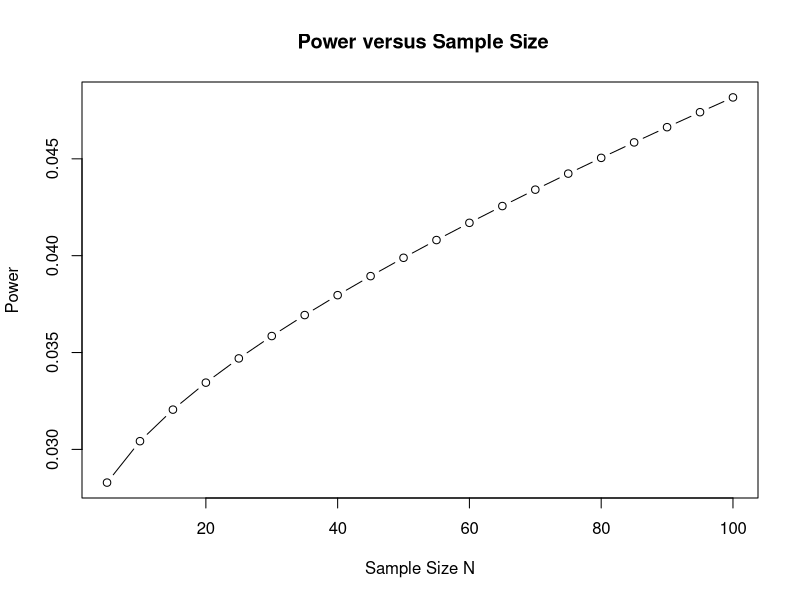
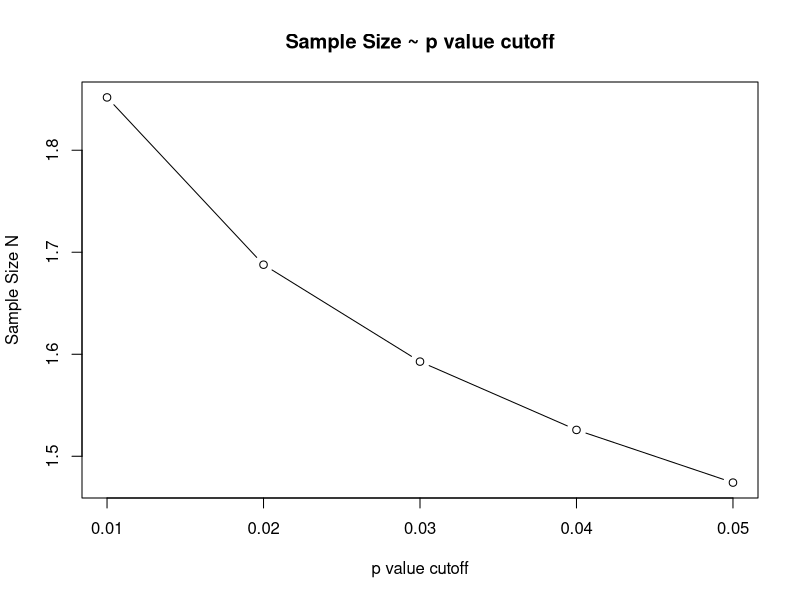
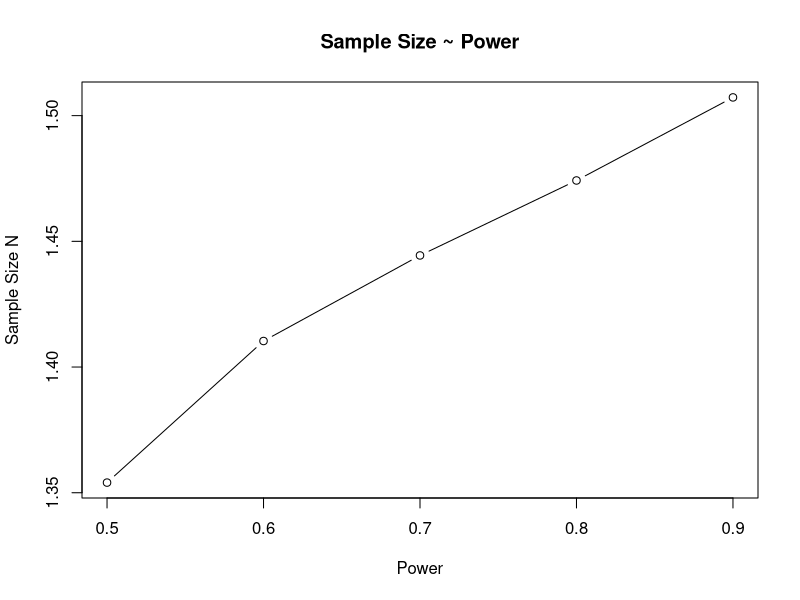

These charts were generated, in order, by the following R code:
## ---- chunk 1
knitr::opts_chunk$set(echo = TRUE)
## ---- chunk 2
# Set parameters
population_mean <- 175
population_sd <- 10
milk_effect <- 3
student_sample_size <- 10

# Simulation and t test
p_values <- numeric(100000)

for (i in 1:100000) {
  student <- rnorm(student_sample_size, mean = population_mean + milk_effect, sd = population_sd)
  t_test <- t.test(student, mu = population_mean)
  p_values[i] <- t_test$p.value
}
## ---- chunk 3
# Calculate percentage of simulations with p-value > 0.05
percentage_above_005 <- length(p_values[p_values > 0.05])/length(p_values)
percentage_above_005
## ---- chunk 4
# Power is the complement of Type II error rate
average_above_005 <- mean(p_values > 0.05)
power <- 1 - average_above_005

power
## ---- chunk 5
# Change number of students to 50
new_student_sample_size <- 50

# Repeat simulations
new_p_values <- numeric(100000)

for (i in 1:100000) {
  new_student <- rnorm(new_student_sample_size, mean = population_mean + milk_effect, sd = population_sd)
  new_t_test <- t.test(new_student, mu = population_mean)
  new_p_values[i] <- new_t_test$p.value
}

# Calculate power
new_average_above_005 <- mean(new_p_values > 0.05)
new_power <- 1 - new_average_above_005

new_power
## ---- chunk 6
# Define a sequence of sample sizes
size_values <- seq(5, 100, by = 5)

# Initialize vector to store power values
power_values <- numeric(length(size_values))

# Calculate power for different sample sizes
for (i in seq_along(size_values)) { # Using seq_along () is safer than using 1:length (x) because if x is of length zero, 1:length (x) returns 1:0, which is a sequence of two elements (1 and 0), not an empty sequence.
  power_values[i] <- power.t.test(n = size_values[i], delta = milk_effect/population_sd, sd = population_sd, sig.level = 0.05, type = "one.sample")$power
}
## ---- chunk 7
# Plot power versus sample size
plot(size_values, power_values, type = "b", xlab = "Sample Size N", ylab = "Power", main = " Power versus Sample Size")
## ---- chunk 8
# Set parameters
population_mean_weight <- 130
population_sd_weight <- 30
drug_effect_percentage <- 0.1
drug_effect <- drug_effect_percentage * population_mean_weight

# Function to simulate weight data for placebo and drug groups
weight_simulation <- function(size, effect) {
  placebo_group_weight <- rnorm(size, mean = population_mean_weight, sd = population_sd_weight)
  drug_group_weight <- rnorm(size, mean = population_mean_weight*(1-effect), sd = population_sd_weight)
  return(list(placebo = placebo_group_weight,
              drug = drug_group_weight))
}

# Function to perform t-test and calculate p-value
perform_t_test <- function(placebo, drug) {
  t_result <- t.test(placebo, drug)
  return(t_result$p.value)
}
## ---- chunk 9
replication <- 100000
significant_results <- replicate(replication, {
  weights <- weight_simulation(10, drug_effect_percentage)
  p_value <- perform_t_test(weights$placebo, weights$drug)
  p_value >= 0.05
}) # Stored as boolean variables, which can be computed as 0 or 1

probability_not_significant <- mean(significant_results)
## ---- chunk 10
cat("Probability of not seeing a significant effect:", probability_not_significant, "\n")
## ---- chunk 11
desired_power <- 1 - 0.2
required_sample_size1 <- 1

# Use while-loop to get the sample size 
while (TRUE) {
  drug_power <- power.t.test(n = required_sample_size1, delta = drug_effect, sd = population_sd_weight, sig.level = 0.05, type = "two.sample", alternative = "one.sided")$power
  # Use "one.sided" because the effect of drug is useful only when it can improve the symptom.
  if (drug_power >= desired_power) {
    break
  }
  required_sample_size1 <- required_sample_size1 + 1
}
## ---- chunk 12
required_sample_size2 <- power.t.test(n = NULL, delta = drug_effect, sd = population_sd_weight, sig.level = 0.05, power = 0.8, type = "two.sample", alternative = "one.sided")$n # much more convenient

required_sample_size2 <- ceiling(required_sample_size2)
## ---- chunk 13
required_sample_size1 == required_sample_size2
## ---- chunk 14
cat("Required sample size for power > 0.8:", required_sample_size1, "\n")
## ---- chunk 15
new_required_sample_size1 <- 1

while (TRUE) {
  new_drug_power <- power.t.test(n = new_required_sample_size1, delta = drug_effect, sd = population_sd_weight, sig.level = 0.05, type = "paired", alternative = "one.sided")$power
  # type = "paired" because the different conditions are conducted on the same sample
  if (new_drug_power >= desired_power) {
    break
  }
  new_required_sample_size1 <- new_required_sample_size1 + 1
}
## ---- chunk 16
new_required_sample_size2 <- power.t.test(n = NULL, delta = drug_effect, sd = population_sd_weight, sig.level = 0.05, power = 0.8, type = "paired", alternative = "one.sided")$n

new_required_sample_size2 <- ceiling(new_required_sample_size2)
## ---- chunk 17
cat("Number of volunteers needed for a paired design:", new_required_sample_size1, "\n")
## ---- chunk 18
# Set up independent variables and vectors to store the changed sample size.
p_value_cutoff <- seq(0.01, 0.05, 0.01)
value_of_power <- seq(0.5, 0.9, 0.1) # According to the figure in the instruction
sample_size_N1 <- numeric(length(p_value_cutoff))
sample_size_N2 <- numeric(length(value_of_power))

# Fill the vectors with sample size values.
for (i in seq_along(p_value_cutoff)) {
  sample_size_N1[i] <- power.t.test(n = NULL, delta = drug_effect*population_mean_weight, sd = population_sd_weight, sig.level = p_value_cutoff[i], power = 0.8, type = "paired", alternative = "one.sided")$n
}

for (j in seq_along(value_of_power)) {
  sample_size_N2[j] <- power.t.test(n = NULL, delta = drug_effect*population_mean_weight, sd = population_sd_weight, sig.level = 0.05, power = value_of_power[j], type = "paired", alternative = "one.sided")$n
}
## ---- chunk 19
# Plot the results of needed sample size.
plot(p_value_cutoff, sample_size_N1, type = "b",
     xlab = "p value cutoff", ylab = "Sample Size N", main = "Sample Size ~ p value cutoff")
## ---- chunk 20
plot(value_of_power, sample_size_N2, type = "b",
     xlab = "Power", ylab = "Sample Size N", main = "Sample Size ~ Power")
